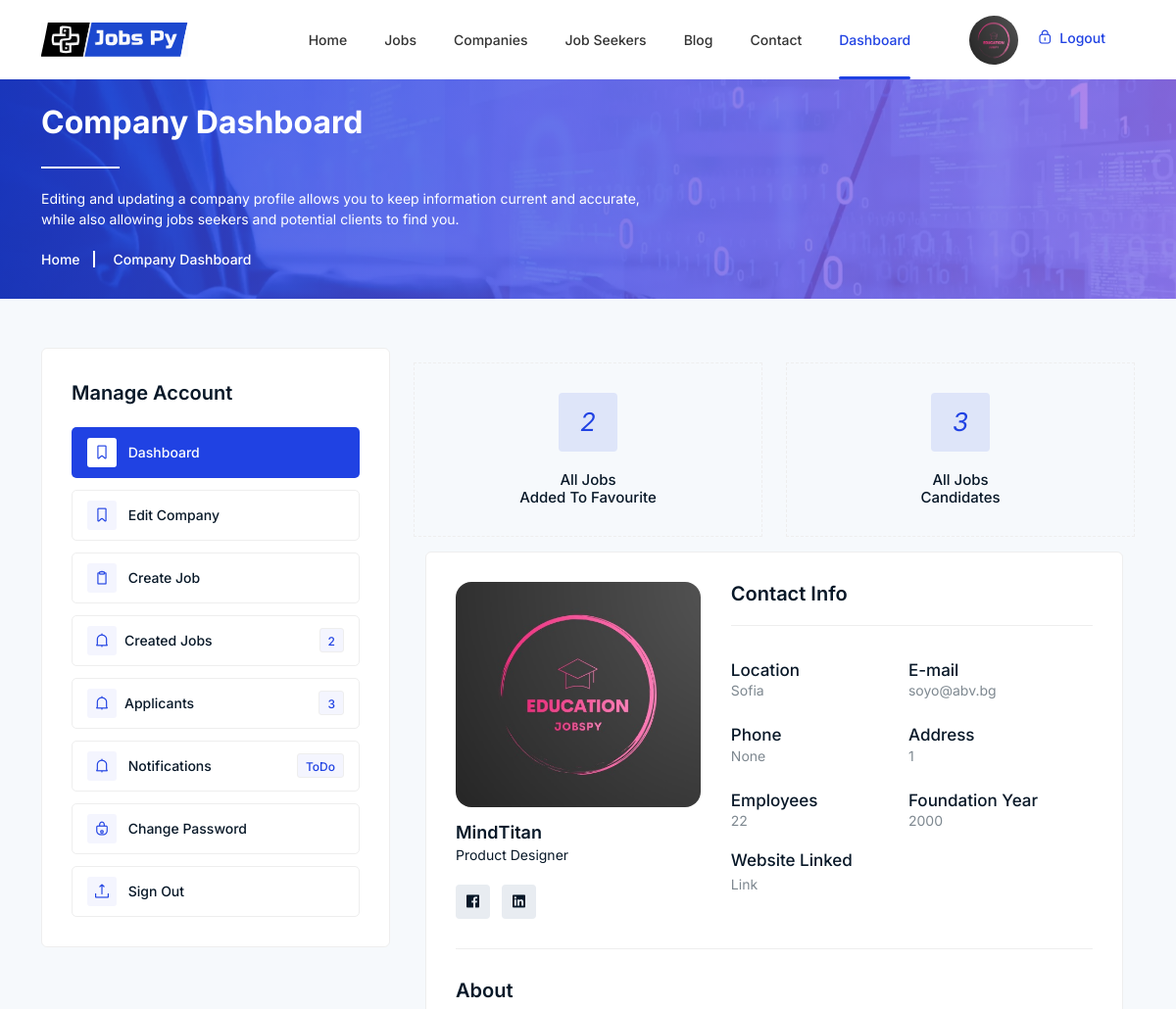
The page /company/dashboard/ (signed in, upper part) on the database as committed earlier.
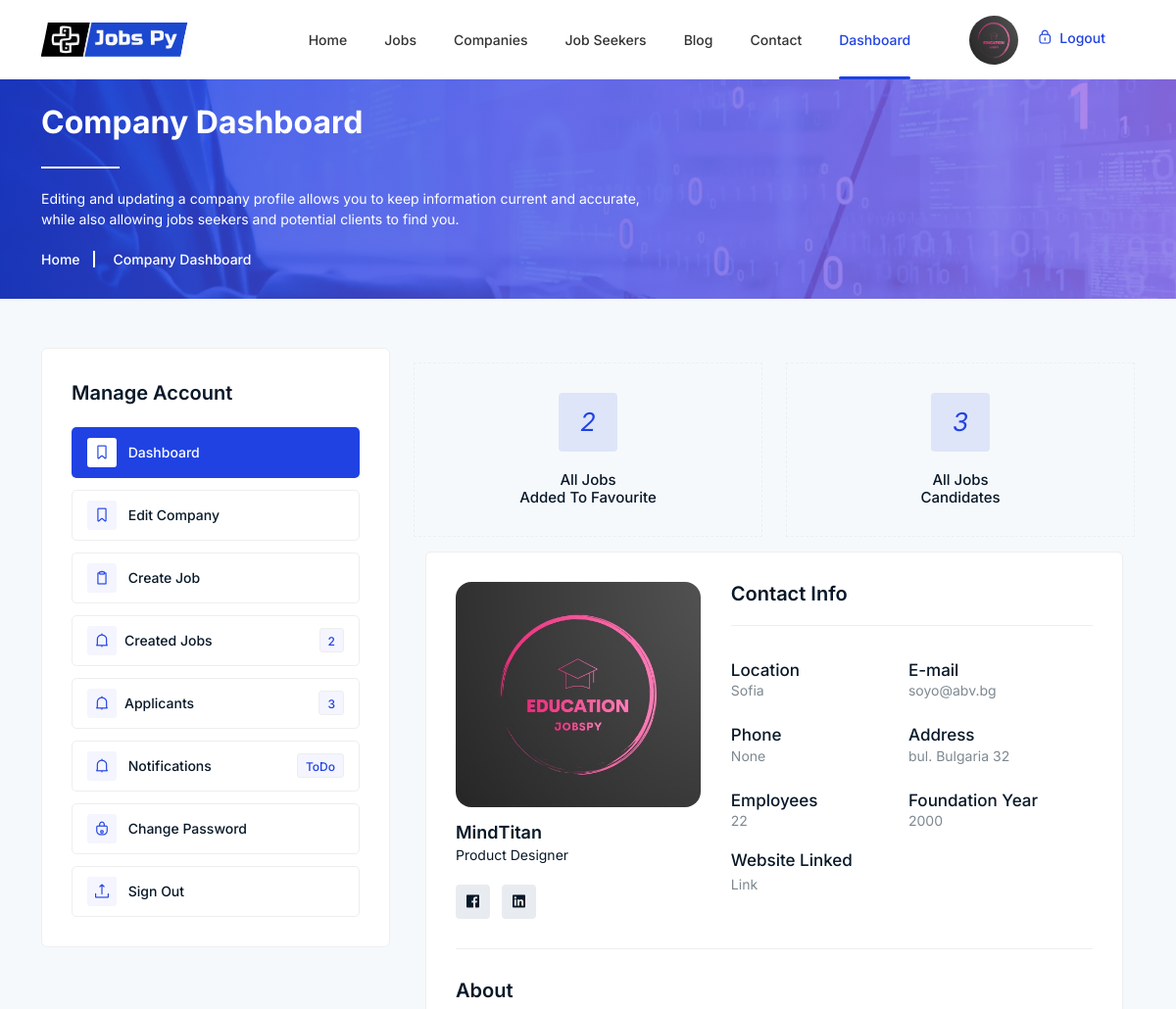
The same page on the database as committed later.
### jobsPy/accounts/models.py (models this page shows)
class Account(AbstractBaseUser, PermissionsMixin):
    username = None
    ROLE_CHOICES = (
        ('jobseeker', 'Job Seeker'),
        ('company', 'Company'),
    )
    role = models.CharField(max_length=10, choices=ROLE_CHOICES)
    date_joined = models.DateTimeField(auto_now_add=True)
    last_login = models.DateTimeField(auto_now_add=True)
    email = models.EmailField(max_length=100, unique=True, null=False, blank=False)
    USERNAME_FIELD = 'email'
    EMAIL_FIELD = 'email'
    REQUIRED_FIELDS = []
    objects = AccountModel()
    is_staff = models.BooleanField(default=False)

### jobsPy/company/models.py (models this page shows)
class CompanyProfile(models.Model):
    user = models.OneToOneField(UserModel, on_delete=models.CASCADE, primary_key=True, related_name="company")
    name = models.CharField(max_length=40, null=False, blank=False)
    description = RichTextField(null=False, blank=False)
    location = models.CharField(max_length=40, null=False, blank=False)
    phone = models.CharField(max_length=20, null=True, blank=True)
    address = models.CharField(null=False, blank=False, max_length=200)
    email = models.EmailField(max_length=254, null=False, blank=False)
    image = models.ImageField(null=True, blank=True, upload_to="company/image")
    website_url = models.URLField(max_length=200, null=True, blank=True)
    linkedin_url = models.URLField(max_length=200, null=True, blank=True)
    facebook_url = models.URLField(max_length=200, null=True, blank=True)
    employees = models.PositiveIntegerField(null=False, blank=False)
    foundation_year = models.PositiveIntegerField(null=False, blank=False)
    skills = models.ManyToManyField(Skills, related_name="Technologies")
    activated = models.BooleanField(default=False)
    @property
    def get_all_applicant(self):
        return Applicant.objects.filter(job__user=self.user, job__is_published=True).count()

### jobsPy/jobs/models.py (models this page shows, shortened)
class Job(models.Model):
    user = models.ForeignKey(UserModel,  on_delete=models.CASCADE)
    title = models.CharField(max_length=300)
    slug = models.SlugField(allow_unicode=True, max_length=100, unique=True)
    category = models.ForeignKey(Category,  on_delete=models.CASCADE)
    seniority = models.ForeignKey(Seniority, on_delete=models.SET_NULL, blank=True, null=True)
    description = RichTextField(null=False, blank=False)
    responsibilities = RichTextField(null=False, blank=False)
    benefits = RichTextField(null=True, blank=True)
    job_image = models.ImageField(null=True, blank=True, upload_to="jobs/image", default="images/default/default.jpg")
    vacancy = models.IntegerField(null=True, blank=True)
    location = models.CharField(max_length=300,)
    job_type = models.CharField(choices=JOB_TYPE, max_length=10)
    salary = models.CharField(max_length=30, blank=True)
    deadline = models.DateField()
    is_published = models.BooleanField(default=True)
    created_at = models.DateTimeField(auto_now_add=True)
    modified_at = models.DateTimeField(auto_now=True)
    needed_skills = models.ManyToManyField(Skills, related_name="needed_skills")

### jobsPy/company/views.py (the view)
# urls.py: path('dashboard/', CompanyDashboard.as_view(), name="company-dashboard"),
class CompanyDashboard(LoginRequiredMixin, CompanyRoleRequiredMixin, TemplateView):
    template_name = "company/company_dashboard.html"
    def get_context_data(self, **kwargs):
        job_creator_jobs = Job.objects.filter(user=self.request.user)
        all_favourite = FavoriteJob.objects.filter(job__in=job_creator_jobs).count()
        user_jobs = Job.objects.filter(user=self.request.user)
        job_count = FavoriteJob.objects.filter(job__in=job_creator_jobs).count()
        job_for_this_user = Job.objects.filter(user=self.request.user, is_published=True)
        all_applicant = (
            Applicant.objects.filter(job__user=self.request.user, job__is_published=True)
            .values('user')
            .count()
        )
        context = super().get_context_data(**kwargs)
        context['user_jobs'] = user_jobs
        context['job_count'] = job_count
        context['all_favourite'] = all_favourite
        context['all_applicant'] = all_applicant
        return context

### jobsPy/core/accounts_mixins.py (called while the page is built)
    def dispatch(self, request, *args, **kwargs):
        if request.user.is_authenticated and request.user.role == "company":
            return super().dispatch(request, *args, **kwargs)
        else:
            return render(request, '403.html', status=403)

### jobsPy/jobs/models.py (called while the page is built)
    def __str__(self):
        return self.name

### templates/company/company_dashboard.html (shortened to what the changed rows need)
{% extends 'base.html' %}
{% load static %}
{% block main_content %}
    <div class="breadcrumbs overlay">
        <div class="container">
            <div class="row">
                <div class="col-12">
                    <div class="breadcrumbs-content">
                        <h1 class="page-title">Company Dashboard</h1>
                    </div>
                </div>
            </div>
        </div>
    </div>
    <div class="bookmarked section">
        <div class="container">
            <div class="alerts-inner">
                <div class="row">
                    {% include 'company/company-menu.html' %}
                    <div class="col-lg-8 col-12">
            <div class="cat-head job-category">
                <div class="resume ">
        <div class="container">
            <div class="resume-inner">
                <div class="row">
                    <div class="col-lg-12 col-12">
                        <div class="inner-content">
                            <div class="personal-top-content">
                                <div class="row">
                                    <div class="col-lg-5 col-md-5 col-12">
                                        <div class="name-head">
                                            {% if user.company.image %}
                                            <a class="mb-2" href="#"><img class="circle-54"
                                                    src="{{ user.company.image.url}}" alt=""></a>
                                            {% endif %}
                                            <h4><a class="name" href="#">{{ user.company.name}}</a></h4>
                                        </div>
                                    </div>
                                    <div class="col-lg-7 col-md-7 col-12">
                                        <div class="content-right">
                                            <div class="single-list">
                                                <h5 class="title">Location</h5>
                                                <p>{{ user.company.location }}</p>
                                            </div>
                                            <div class="single-list">
                                                <h5 class="title">E-mail</h5>
                                                <p>{{ user.company.email }}</p>
                                            </div>
                                            <div class="single-list">
                                                <h5 class="title">Phone</h5>
                                                <p>{{ user.company.phone }}</p>
                                            </div>
                                            <div class="single-list">
                                                <h5 class="title">Address</h5>
                                                <p>{{ user.company.address }}</p>
                                            </div>
                                            <div class="single-list">
                                                <h5 class="title">Employees</h5>
                                                <p>{{ user.company.employees }}</p>
                                            </div>
                                            <div class="single-list">
                                                <h5 class="title">Foundation Year</h5>
                                                <p>{{ user.company.foundation_year }}</p>
                                            </div>
                                        </div>
                                    </div>
                                </div>
                            </div>
                        </div>
                    </div>
                </div>
            </div>
        </div>
    </div>
            </div>
                    </div>
                </div>
            </div>
        </div>
    </div>
    {%  endblock %}

### templates/base.html (shortened to what the changed rows need)
{% load static %}
{% load socialaccount %}
<!DOCTYPE html>
<html class="no-js" lang="zxx">
<head>
    <link rel="stylesheet" href="{% static '/css/bootstrap.min.css' %}" />
    <link rel="stylesheet" href="{% static '/css/LineIcons.2.0.css' %}" />
    <link rel="stylesheet" href="{% static '/css/animate.css' %}" />
    <link rel="stylesheet" href="{% static '/css/tiny-slider.css' %}" />
    <link rel="stylesheet" href="{% static '/css/glightbox.min.css' %}" />
    <link rel="stylesheet" href="{% static '/css/main.css' %}" />
    <link rel="stylesheet" href="{% static '/css/flaticon.css' %}" />
</head>
<body>
    <header class="header style4">
        <div class="navbar-area">
            <div class="container">
                <div class="row align-items-center">
                    <div class="col-lg-12">
                        <nav class="navbar navbar-expand-lg">
                            <div class="button">
                                {% if user.is_authenticated %}
                                {% if user.company.image %}
                                    <a href="{% url 'login_redirect_dashboard' %} "><img class="user-profile-small" src="{{ user.company.image.url }}" alt="Logo"></a>
                                {% elif user.jobseeker.profile_picture %}
                                    <a href="{% url 'login_redirect_dashboard' %} "><img class="user-profile-small" src="{{ user.jobseeker.profile_picture.url }}" alt="Logo"></a>
                                {% endif %}
                                {% else %}
                                <a href="{% url 'login' %}"   class="login"><i
                                        class="lni lni-lock-alt"></i> Login</a>
                                <a href="{% url 'registration' %}"  class="btn">Sign Up</a>
                                {% endif %}
                            </div>
                        </nav>
                    </div>
                </div>
            </div>
        </div>
    </header>
{% block main_content %}
{% endblock %}
</body>
</html>

### templates/company/company-menu.html (shortened to what this page needs)
                    <div class="col-lg-4 col-12">
                        <div class="dashbord-sidebar">
                            <ul>
                                <li class="heading">Manage Account</li>
                              <li><a class="{% if request.resolver_match.url_name == 'company-dashboard' %}active{% endif %}" href="{% url 'company-dashboard'  %}"><i class="lni lni-bookmark"></i> Dashboard </a></li>
                                <li><a class="" href="{% url 'edit-company-profile' request.user.id %}"><i class="lni lni-bookmark"></i> Edit Company </a></li>
                                <li><a class="{% if request.resolver_match.url_name == 'create_job' %}active{% endif %}"  href="{% url 'create_job' %}"><i class="lni lni-clipboard"></i> Create Job</a></li>
                                <li><a class="" href="{% url 'created-jobs' %}"><i class="lni lni-alarm"></i>Created Jobs <span class="notifi">{{ request.user.job_set.all|length }}</span></a></li>
                                <li><a class="" href="{% url 'jobs-applicants' %}"><i class="lni lni-alarm"></i>Applicants <span class="notifi">{{ request.user.company.get_all_applicant }}</span></a></li>
                                <li><a  href="#"><i class="lni lni-alarm"></i> Notifications <span
                                            class="notifi">ToDo</span></a></li>
                                <li><a href="{% url 'change-password' %}"><i class="lni lni-lock"></i> Change Password</a></li>
                                <li><a href="{% url 'sing-out' %}"><i class="lni lni-upload"></i> Sign Out</a></li>
                            </ul>
                        </div>
                    </div>

Rows that differ between the two databases and show on the page:
changed Account "MindTitan": company.address "1" → "bul. Bulgaria 32"
